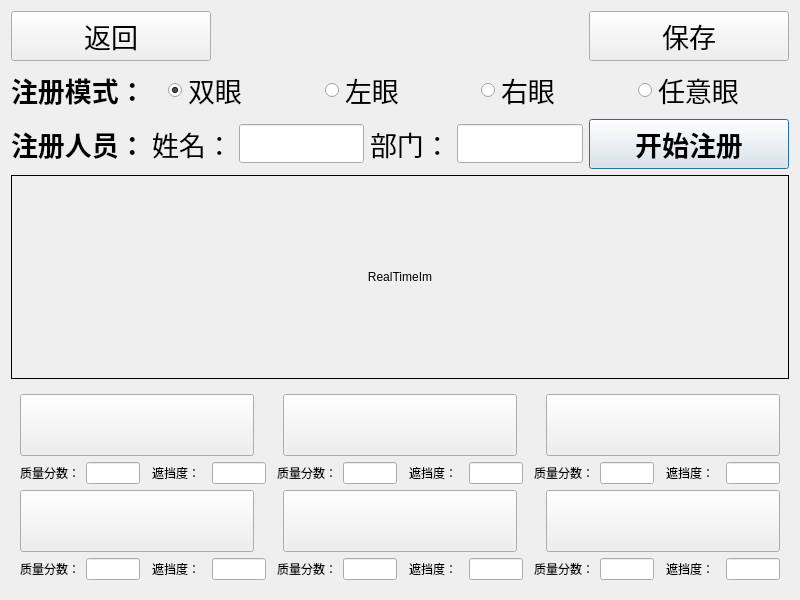
<?xml version="1.0" encoding="UTF-8"?>
<ui version="4.0">
 <class>Enroll</class>
 <widget class="QDialog" name="Enroll">
  <property name="geometry">
   <rect>
    <x>0</x>
    <y>0</y>
    <width>800</width>
    <height>600</height>
   </rect>
  </property>
  <property name="windowTitle">
   <string>Dialog</string>
  </property>
  <property name="autoFillBackground">
   <bool>true</bool>
  </property>
  <layout class="QGridLayout" name="gridLayout_2">
   <item row="0" column="0">
    <layout class="QHBoxLayout" name="horizontalLayout_2">
     <item>
      <widget class="QPushButton" name="btnEnrollReturn">
       <property name="sizePolicy">
        <sizepolicy hsizetype="Expanding" vsizetype="Fixed">
         <horstretch>0</horstretch>
         <verstretch>0</verstretch>
        </sizepolicy>
       </property>
       <property name="minimumSize">
        <size>
         <width>200</width>
         <height>50</height>
        </size>
       </property>
       <property name="maximumSize">
        <size>
         <width>200</width>
         <height>50</height>
        </size>
       </property>
       <property name="font">
        <font>
         <pointsize>20</pointsize>
        </font>
       </property>
       <property name="text">
        <string>返回</string>
       </property>
       <property name="icon">
        <iconset resource="ikembx00.qrc">
         <normaloff>:/image/jtbq_022.ico</normaloff>:/image/jtbq_022.ico</iconset>
       </property>
       <property name="iconSize">
        <size>
         <width>40</width>
         <height>40</height>
        </size>
       </property>
      </widget>
     </item>
     <item>
      <spacer name="horizontalSpacer">
       <property name="orientation">
        <enum>Qt::Horizontal</enum>
       </property>
       <property name="sizeHint" stdset="0">
        <size>
         <width>253</width>
         <height>39</height>
        </size>
       </property>
      </spacer>
     </item>
     <item>
      <widget class="QPushButton" name="btnSaveEnrollResult">
       <property name="sizePolicy">
        <sizepolicy hsizetype="Expanding" vsizetype="Fixed">
         <horstretch>0</horstretch>
         <verstretch>0</verstretch>
        </sizepolicy>
       </property>
       <property name="minimumSize">
        <size>
         <width>200</width>
         <height>50</height>
        </size>
       </property>
       <property name="maximumSize">
        <size>
         <width>200</width>
         <height>50</height>
        </size>
       </property>
       <property name="font">
        <font>
         <pointsize>20</pointsize>
        </font>
       </property>
       <property name="text">
        <string>保存</string>
       </property>
       <property name="icon">
        <iconset resource="ikembx00.qrc">
         <normaloff>:/image/ok.ico</normaloff>:/image/ok.ico</iconset>
       </property>
       <property name="iconSize">
        <size>
         <width>40</width>
         <height>40</height>
        </size>
       </property>
      </widget>
     </item>
    </layout>
   </item>
   <item row="1" column="0">
    <layout class="QHBoxLayout" name="horizontalLayout">
     <item>
      <widget class="QLabel" name="label_2">
       <property name="font">
        <font>
         <pointsize>20</pointsize>
         <weight>75</weight>
         <bold>true</bold>
        </font>
       </property>
       <property name="text">
        <string>注册模式：</string>
       </property>
      </widget>
     </item>
     <item>
      <widget class="QRadioButton" name="rbtnBothEye">
       <property name="font">
        <font>
         <pointsize>20</pointsize>
         <weight>50</weight>
         <bold>false</bold>
        </font>
       </property>
       <property name="text">
        <string>双眼</string>
       </property>
       <property name="checked">
        <bool>true</bool>
       </property>
      </widget>
     </item>
     <item>
      <widget class="QRadioButton" name="rbtnLeftEye">
       <property name="font">
        <font>
         <pointsize>20</pointsize>
         <weight>50</weight>
         <bold>false</bold>
        </font>
       </property>
       <property name="text">
        <string>左眼</string>
       </property>
      </widget>
     </item>
     <item>
      <widget class="QRadioButton" name="rbtnRightEye">
       <property name="font">
        <font>
         <pointsize>20</pointsize>
         <weight>50</weight>
         <bold>false</bold>
        </font>
       </property>
       <property name="text">
        <string>右眼</string>
       </property>
      </widget>
     </item>
     <item>
      <widget class="QRadioButton" name="rbtnAnyEye">
       <property name="font">
        <font>
         <pointsize>20</pointsize>
         <weight>50</weight>
         <bold>false</bold>
        </font>
       </property>
       <property name="text">
        <string>任意眼</string>
       </property>
      </widget>
     </item>
    </layout>
   </item>
   <item row="2" column="0">
    <layout class="QHBoxLayout" name="horizontalLayout_3">
     <item>
      <widget class="QLabel" name="label_9">
       <property name="font">
        <font>
         <pointsize>20</pointsize>
         <weight>75</weight>
         <bold>true</bold>
        </font>
       </property>
       <property name="text">
        <string>注册人员：</string>
       </property>
      </widget>
     </item>
     <item>
      <widget class="QLabel" name="label">
       <property name="font">
        <font>
         <pointsize>20</pointsize>
         <weight>50</weight>
         <bold>false</bold>
        </font>
       </property>
       <property name="text">
        <string>姓名：</string>
       </property>
      </widget>
     </item>
     <item>
      <widget class="QLineEdit" name="lineEditUserName">
       <property name="sizePolicy">
        <sizepolicy hsizetype="Expanding" vsizetype="Fixed">
         <horstretch>0</horstretch>
         <verstretch>0</verstretch>
        </sizepolicy>
       </property>
       <property name="font">
        <font>
         <pointsize>20</pointsize>
        </font>
       </property>
       <property name="readOnly">
        <bool>true</bool>
       </property>
      </widget>
     </item>
     <item>
      <widget class="QLabel" name="label_18">
       <property name="font">
        <font>
         <pointsize>20</pointsize>
         <weight>50</weight>
         <bold>false</bold>
        </font>
       </property>
       <property name="text">
        <string>部门：</string>
       </property>
      </widget>
     </item>
     <item>
      <widget class="QLineEdit" name="lineEditDepartment">
       <property name="sizePolicy">
        <sizepolicy hsizetype="Expanding" vsizetype="Fixed">
         <horstretch>0</horstretch>
         <verstretch>0</verstretch>
        </sizepolicy>
       </property>
       <property name="font">
        <font>
         <pointsize>20</pointsize>
        </font>
       </property>
       <property name="readOnly">
        <bool>true</bool>
       </property>
      </widget>
     </item>
     <item>
      <widget class="QPushButton" name="btnEnroll">
       <property name="sizePolicy">
        <sizepolicy hsizetype="Expanding" vsizetype="Fixed">
         <horstretch>0</horstretch>
         <verstretch>0</verstretch>
        </sizepolicy>
       </property>
       <property name="minimumSize">
        <size>
         <width>200</width>
         <height>50</height>
        </size>
       </property>
       <property name="font">
        <font>
         <pointsize>20</pointsize>
         <weight>75</weight>
         <bold>true</bold>
        </font>
       </property>
       <property name="text">
        <string>开始注册</string>
       </property>
       <property name="default">
        <bool>true</bool>
       </property>
      </widget>
     </item>
    </layout>
   </item>
   <item row="3" column="0">
    <widget class="QWidget" name="widgetDisplayIm" native="true">
     <property name="minimumSize">
      <size>
       <width>0</width>
       <height>0</height>
      </size>
     </property>
     <property name="maximumSize">
      <size>
       <width>780</width>
       <height>400</height>
      </size>
     </property>
     <layout class="QHBoxLayout" name="horizontalLayout_4">
      <property name="spacing">
       <number>0</number>
      </property>
      <property name="margin">
       <number>0</number>
      </property>
      <item>
       <widget class="QLabel" name="labRealTimeIm">
        <property name="frameShape">
         <enum>QFrame::Panel</enum>
        </property>
        <property name="text">
         <string>RealTimeIm</string>
        </property>
        <property name="alignment">
         <set>Qt::AlignCenter</set>
        </property>
       </widget>
      </item>
     </layout>
    </widget>
   </item>
   <item row="4" column="0">
    <widget class="QWidget" name="widgetEnrollResultIms" native="true">
     <property name="maximumSize">
      <size>
       <width>780</width>
       <height>400</height>
      </size>
     </property>
     <layout class="QGridLayout" name="gridLayout">
      <item row="0" column="0">
       <layout class="QHBoxLayout" name="horizontalLayout_5" stretch="10,1,10,1,10">
        <item>
         <widget class="QPushButton" name="btnIrisImgLeft1">
          <property name="sizePolicy">
           <sizepolicy hsizetype="Minimum" vsizetype="Preferred">
            <horstretch>0</horstretch>
            <verstretch>0</verstretch>
           </sizepolicy>
          </property>
          <property name="autoFillBackground">
           <bool>true</bool>
          </property>
          <property name="text">
           <string/>
          </property>
         </widget>
        </item>
        <item>
         <spacer name="horizontalSpacer_2">
          <property name="orientation">
           <enum>Qt::Horizontal</enum>
          </property>
          <property name="sizeHint" stdset="0">
           <size>
            <width>13</width>
            <height>23</height>
           </size>
          </property>
         </spacer>
        </item>
        <item>
         <widget class="QPushButton" name="btnIrisImgLeft2">
          <property name="sizePolicy">
           <sizepolicy hsizetype="Minimum" vsizetype="Preferred">
            <horstretch>0</horstretch>
            <verstretch>0</verstretch>
           </sizepolicy>
          </property>
          <property name="layoutDirection">
           <enum>Qt::LeftToRight</enum>
          </property>
          <property name="autoFillBackground">
           <bool>true</bool>
          </property>
          <property name="text">
           <string/>
          </property>
          <property name="flat">
           <bool>false</bool>
          </property>
         </widget>
        </item>
        <item>
         <spacer name="horizontalSpacer_3">
          <property name="orientation">
           <enum>Qt::Horizontal</enum>
          </property>
          <property name="sizeHint" stdset="0">
           <size>
            <width>13</width>
            <height>23</height>
           </size>
          </property>
         </spacer>
        </item>
        <item>
         <widget class="QPushButton" name="btnIrisImgLeft3">
          <property name="sizePolicy">
           <sizepolicy hsizetype="Minimum" vsizetype="Preferred">
            <horstretch>0</horstretch>
            <verstretch>0</verstretch>
           </sizepolicy>
          </property>
          <property name="autoFillBackground">
           <bool>true</bool>
          </property>
          <property name="text">
           <string/>
          </property>
         </widget>
        </item>
       </layout>
      </item>
      <item row="1" column="0">
       <layout class="QHBoxLayout" name="horizontalLayout_6" stretch="10,10,1,10,10,1,10,10,1,10,10,1,10,10,1,10,10">
        <item>
         <widget class="QLabel" name="label_3">
          <property name="text">
           <string>质量分数：</string>
          </property>
         </widget>
        </item>
        <item>
         <widget class="QLineEdit" name="lineEditScoreLeft1">
          <property name="readOnly">
           <bool>true</bool>
          </property>
         </widget>
        </item>
        <item>
         <spacer name="horizontalSpacer_6">
          <property name="orientation">
           <enum>Qt::Horizontal</enum>
          </property>
          <property name="sizeHint" stdset="0">
           <size>
            <width>13</width>
            <height>22</height>
           </size>
          </property>
         </spacer>
        </item>
        <item>
         <widget class="QLabel" name="label_4">
          <property name="text">
           <string>遮挡度：</string>
          </property>
         </widget>
        </item>
        <item>
         <widget class="QLineEdit" name="lineEditOcclusionLeft1">
          <property name="readOnly">
           <bool>true</bool>
          </property>
         </widget>
        </item>
        <item>
         <spacer name="horizontalSpacer_7">
          <property name="orientation">
           <enum>Qt::Horizontal</enum>
          </property>
          <property name="sizeHint" stdset="0">
           <size>
            <width>13</width>
            <height>22</height>
           </size>
          </property>
         </spacer>
        </item>
        <item>
         <widget class="QLabel" name="label_10">
          <property name="text">
           <string>质量分数：</string>
          </property>
         </widget>
        </item>
        <item>
         <widget class="QLineEdit" name="lineEditScoreLeft2">
          <property name="readOnly">
           <bool>true</bool>
          </property>
         </widget>
        </item>
        <item>
         <spacer name="horizontalSpacer_8">
          <property name="orientation">
           <enum>Qt::Horizontal</enum>
          </property>
          <property name="sizeHint" stdset="0">
           <size>
            <width>13</width>
            <height>22</height>
           </size>
          </property>
         </spacer>
        </item>
        <item>
         <widget class="QLabel" name="label_11">
          <property name="text">
           <string>遮挡度：</string>
          </property>
         </widget>
        </item>
        <item>
         <widget class="QLineEdit" name="lineEditOcclusionLeft2">
          <property name="readOnly">
           <bool>true</bool>
          </property>
         </widget>
        </item>
        <item>
         <spacer name="horizontalSpacer_16">
          <property name="orientation">
           <enum>Qt::Horizontal</enum>
          </property>
          <property name="sizeHint" stdset="0">
           <size>
            <width>13</width>
            <height>22</height>
           </size>
          </property>
         </spacer>
        </item>
        <item>
         <widget class="QLabel" name="label_12">
          <property name="text">
           <string>质量分数：</string>
          </property>
         </widget>
        </item>
        <item>
         <widget class="QLineEdit" name="lineEditScoreLeft3">
          <property name="readOnly">
           <bool>true</bool>
          </property>
         </widget>
        </item>
        <item>
         <spacer name="horizontalSpacer_25">
          <property name="orientation">
           <enum>Qt::Horizontal</enum>
          </property>
          <property name="sizeHint" stdset="0">
           <size>
            <width>13</width>
            <height>22</height>
           </size>
          </property>
         </spacer>
        </item>
        <item>
         <widget class="QLabel" name="label_13">
          <property name="text">
           <string>遮挡度：</string>
          </property>
         </widget>
        </item>
        <item>
         <widget class="QLineEdit" name="lineEditOcclusionLeft3">
          <property name="readOnly">
           <bool>true</bool>
          </property>
         </widget>
        </item>
       </layout>
      </item>
      <item row="2" column="0">
       <layout class="QHBoxLayout" name="horizontalLayout_7" stretch="10,1,10,1,10">
        <item>
         <widget class="QPushButton" name="btnIrisImgRight1">
          <property name="sizePolicy">
           <sizepolicy hsizetype="Minimum" vsizetype="Preferred">
            <horstretch>0</horstretch>
            <verstretch>0</verstretch>
           </sizepolicy>
          </property>
          <property name="autoFillBackground">
           <bool>true</bool>
          </property>
          <property name="text">
           <string/>
          </property>
         </widget>
        </item>
        <item>
         <spacer name="horizontalSpacer_4">
          <property name="orientation">
           <enum>Qt::Horizontal</enum>
          </property>
          <property name="sizeHint" stdset="0">
           <size>
            <width>13</width>
            <height>23</height>
           </size>
          </property>
         </spacer>
        </item>
        <item>
         <widget class="QPushButton" name="btnIrisImgRight2">
          <property name="sizePolicy">
           <sizepolicy hsizetype="Minimum" vsizetype="Preferred">
            <horstretch>0</horstretch>
            <verstretch>0</verstretch>
           </sizepolicy>
          </property>
          <property name="autoFillBackground">
           <bool>true</bool>
          </property>
          <property name="text">
           <string/>
          </property>
         </widget>
        </item>
        <item>
         <spacer name="horizontalSpacer_5">
          <property name="orientation">
           <enum>Qt::Horizontal</enum>
          </property>
          <property name="sizeHint" stdset="0">
           <size>
            <width>13</width>
            <height>23</height>
           </size>
          </property>
         </spacer>
        </item>
        <item>
         <widget class="QPushButton" name="btnIrisImgRight3">
          <property name="sizePolicy">
           <sizepolicy hsizetype="Minimum" vsizetype="Preferred">
            <horstretch>0</horstretch>
            <verstretch>0</verstretch>
           </sizepolicy>
          </property>
          <property name="autoFillBackground">
           <bool>true</bool>
          </property>
          <property name="text">
           <string/>
          </property>
         </widget>
        </item>
       </layout>
      </item>
      <item row="3" column="0">
       <layout class="QHBoxLayout" name="horizontalLayout_8" stretch="10,10,1,10,10,1,10,10,1,10,10,1,10,10,1,10,10">
        <item>
         <widget class="QLabel" name="label_25">
          <property name="text">
           <string>质量分数：</string>
          </property>
         </widget>
        </item>
        <item>
         <widget class="QLineEdit" name="lineEditScoreRight1">
          <property name="readOnly">
           <bool>true</bool>
          </property>
         </widget>
        </item>
        <item>
         <spacer name="horizontalSpacer_26">
          <property name="orientation">
           <enum>Qt::Horizontal</enum>
          </property>
          <property name="sizeHint" stdset="0">
           <size>
            <width>13</width>
            <height>22</height>
           </size>
          </property>
         </spacer>
        </item>
        <item>
         <widget class="QLabel" name="label_26">
          <property name="text">
           <string>遮挡度：</string>
          </property>
         </widget>
        </item>
        <item>
         <widget class="QLineEdit" name="lineEditOcclusionRight1">
          <property name="readOnly">
           <bool>true</bool>
          </property>
         </widget>
        </item>
        <item>
         <spacer name="horizontalSpacer_37">
          <property name="orientation">
           <enum>Qt::Horizontal</enum>
          </property>
          <property name="sizeHint" stdset="0">
           <size>
            <width>13</width>
            <height>22</height>
           </size>
          </property>
         </spacer>
        </item>
        <item>
         <widget class="QLabel" name="label_27">
          <property name="text">
           <string>质量分数：</string>
          </property>
         </widget>
        </item>
        <item>
         <widget class="QLineEdit" name="lineEditScoreRight2">
          <property name="readOnly">
           <bool>true</bool>
          </property>
         </widget>
        </item>
        <item>
         <spacer name="horizontalSpacer_38">
          <property name="orientation">
           <enum>Qt::Horizontal</enum>
          </property>
          <property name="sizeHint" stdset="0">
           <size>
            <width>13</width>
            <height>22</height>
           </size>
          </property>
         </spacer>
        </item>
        <item>
         <widget class="QLabel" name="label_28">
          <property name="text">
           <string>遮挡度：</string>
          </property>
         </widget>
        </item>
        <item>
         <widget class="QLineEdit" name="lineEditOcclusionRight2">
          <property name="readOnly">
           <bool>true</bool>
          </property>
         </widget>
        </item>
        <item>
         <spacer name="horizontalSpacer_39">
          <property name="orientation">
           <enum>Qt::Horizontal</enum>
          </property>
          <property name="sizeHint" stdset="0">
           <size>
            <width>13</width>
            <height>22</height>
           </size>
          </property>
         </spacer>
        </item>
        <item>
         <widget class="QLabel" name="label_29">
          <property name="text">
           <string>质量分数：</string>
          </property>
         </widget>
        </item>
        <item>
         <widget class="QLineEdit" name="lineEditScoreRight3">
          <property name="readOnly">
           <bool>true</bool>
          </property>
         </widget>
        </item>
        <item>
         <spacer name="horizontalSpacer_40">
          <property name="orientation">
           <enum>Qt::Horizontal</enum>
          </property>
          <property name="sizeHint" stdset="0">
           <size>
            <width>13</width>
            <height>22</height>
           </size>
          </property>
         </spacer>
        </item>
        <item>
         <widget class="QLabel" name="label_30">
          <property name="text">
           <string>遮挡度：</string>
          </property>
         </widget>
        </item>
        <item>
         <widget class="QLineEdit" name="lineEditOcclusionRight3">
          <property name="readOnly">
           <bool>true</bool>
          </property>
         </widget>
        </item>
       </layout>
      </item>
     </layout>
    </widget>
   </item>
  </layout>
 </widget>
 <resources>
  <include location="ikembx00.qrc"/>
 </resources>
 <connections/>
</ui>
